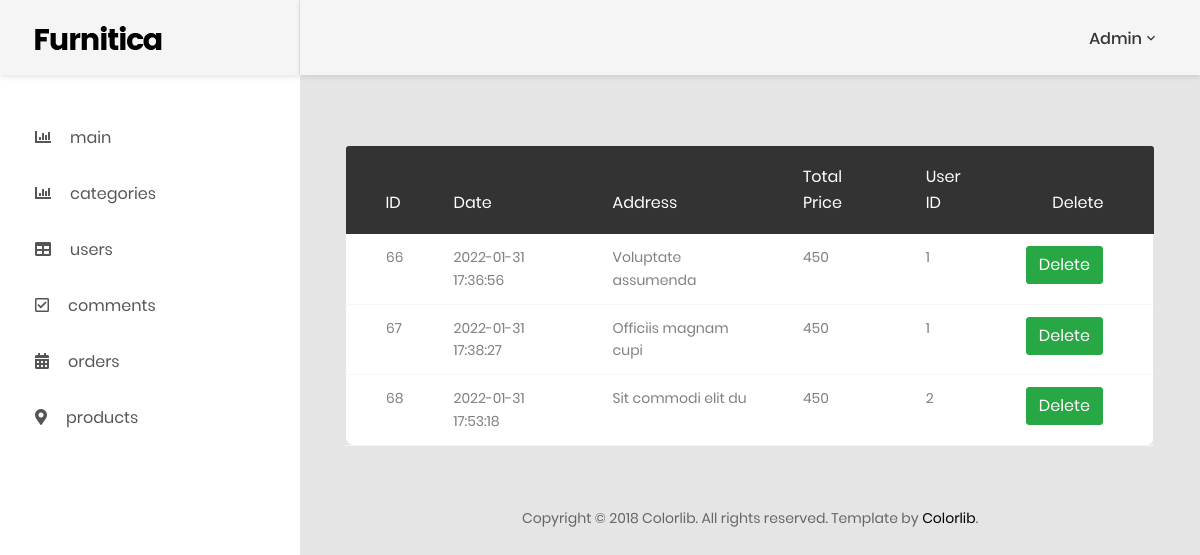
The app's page /admin/orders/index.php (signed in) with its own data.
### tables this page shows
CREATE TABLE `orders` (
  `id` int(11) NOT NULL,
  `date` timestamp NOT NULL DEFAULT current_timestamp(),
  `address` varchar(255) NOT NULL,
  `totalprice` float NOT NULL,
  `user_id` int(11) NOT NULL
);

### admin/orders/index.php (the view, shortened to what this page needs)
<!DOCTYPE html>
<html lang="en">
<head>
    <link href="../css/font-face.css" rel="stylesheet" media="all">
    <link href="../vendor/font-awesome-4.7/css/font-awesome.min.css" rel="stylesheet" media="all">
    <link href="../vendor/font-awesome-5/css/fontawesome-all.min.css" rel="stylesheet" media="all">
    <link href="../vendor/mdi-font/css/material-design-iconic-font.min.css" rel="stylesheet" media="all">
    <link href="../vendor/bootstrap-4.1/bootstrap.min.css" rel="stylesheet" media="all">
    <link href="../vendor/animsition/animsition.min.css" rel="stylesheet" media="all">
    <link href="../vendor/bootstrap-progressbar/bootstrap-progressbar-3.3.4.min.css" rel="stylesheet" media="all">
    <link href="../vendor/wow/animate.css" rel="stylesheet" media="all">
    <link href="../vendor/css-hamburgers/hamburgers.min.css" rel="stylesheet" media="all">
    <link href="../vendor/slick/slick.css" rel="stylesheet" media="all">
    <link href="../vendor/select2/select2.min.css" rel="stylesheet" media="all">
    <link href="../vendor/perfect-scrollbar/perfect-scrollbar.css" rel="stylesheet" media="all">
    <link href="../css/theme.css" rel="stylesheet" media="all">
</head>
<body class="animsition">
    <div class="page-wrapper">
        <aside class="menu-sidebar d-none d-lg-block">
            <div class="logo">
                <a href="#">
                    <img src="../images/logo.png" alt="Cool Admin" />
                </a>
            </div>
            <div class="menu-sidebar__content js-scrollbar1">
                <nav class="navbar-sidebar">
                    <ul class="list-unstyled navbar__list">
                        <li>
                            <a href="../index.php">
                                <i class="fas fa-chart-bar"></i>main</a>
                        </li>
                        <li>
                            <a href="../categories/index.php">
                                <i class="fas fa-chart-bar"></i>categories</a>
                        </li>
                        <li class="active">
                            <a href="../users/index.php">
                                <i class="fas fa-table"></i>users</a>
                        </li>
                        <li>
                            <a href="../comments/index.php">
                                <i class="far fa-check-square"></i>comments</a>
                        </li>
                        <li>
                            <a href="../orders/index.php">
                                <i class="fas fa-calendar-alt"></i>orders</a>
                        </li>
                        <li>
                            <a href="../products/index.php">
                                <i class="fas fa-map-marker-alt"></i>products</a>
                        </li>
            </div>
        </aside>
        <div class="page-container">
        <?php include_once("../adminNav.php")?>
            <?php
            $connection = mysqli_connect("localhost", "root", "", "project7");
            $query = "SELECT * FROM orders";
            $query_run = mysqli_query($connection, $query);
            ?>
            <div class="main-content">
                <div class="section__content section__content--p30">
                    <div class="container-fluid">
                        <div class="row m-t-30">
                            <div class="col-md-12">
                                <div class="table-responsive m-b-40">
                                    <table class="table table-borderless table-data3">
                                        <thead>
                                            <tr>
                                                <th>ID</th>
                                                <th>Date</th>
                                                <th>Address</th>
                                                <th>Total Price</th>
                                                <th>User ID</th>
                                                <th>Delete</th>
                                            </tr>
                                        </thead>
                                        <tbody>
                                            <?php
                                            if (mysqli_num_rows($query_run) > 0)
                                                while ($row = mysqli_fetch_assoc($query_run)) {
                                            ?>
                                                <tr>
                                                    <td><?php echo $row['id']; ?> </td>
                                                    <td><?php echo $row['date']; ?> </td>
                                                    <td><?php echo $row['address']; ?> </td>
                                                    <td><?php echo $row['totalprice']; ?> </td>
                                                    <td><?php echo $row['user_id']; ?> </td>
                                                    <td>
                                                        <form action="index.php" method="POST">
                                                            <button type="submit" name="delete_btn" class=" btn btn-success"> Delete</button>
                                                        </form>
                                                    </td>
                                                </tr>
                                            <?php
                                                }
                                            else {
                                                echo "No Record Found";
                                            }
                                            ?>
                                        </tbody>
                                    </table>
                                </div>
                            </div>
                        </div>
                        <div class="row">
                            <div class="col-md-12">
                                <div class="copyright">
                                    <p>Copyright © 2018 Colorlib. All rights reserved. Template by <a href="https://colorlib.com">Colorlib</a>.</p>
                                </div>
                            </div>
                        </div>
                    </div>
                </div>
            </div>
        </div>
    </div>
</body>
</html>

### admin/orders/index.php (style rules this page uses)
a { color: black; }

### records on screen
orders: id "66", date "2022-01-31 17:36:56", address "Voluptate assumenda", totalprice "450", user "1"
orders: id "67", date "2022-01-31 17:38:27", address "Officiis magnam cupi", totalprice "450", user "1"
orders: id "68", date "2022-01-31 17:53:18", address "Sit commodi elit du", totalprice "450", user "2"

### other values on screen
$_SESSION['name'] "Admin"
